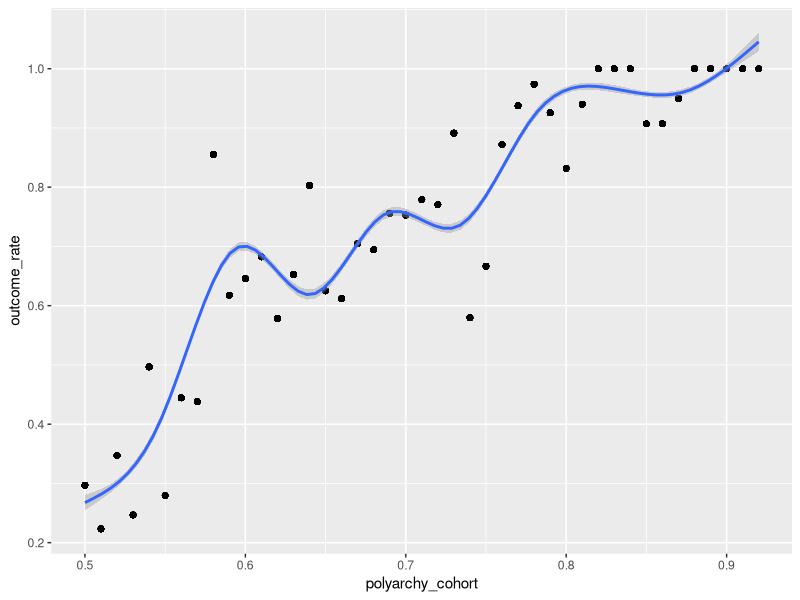
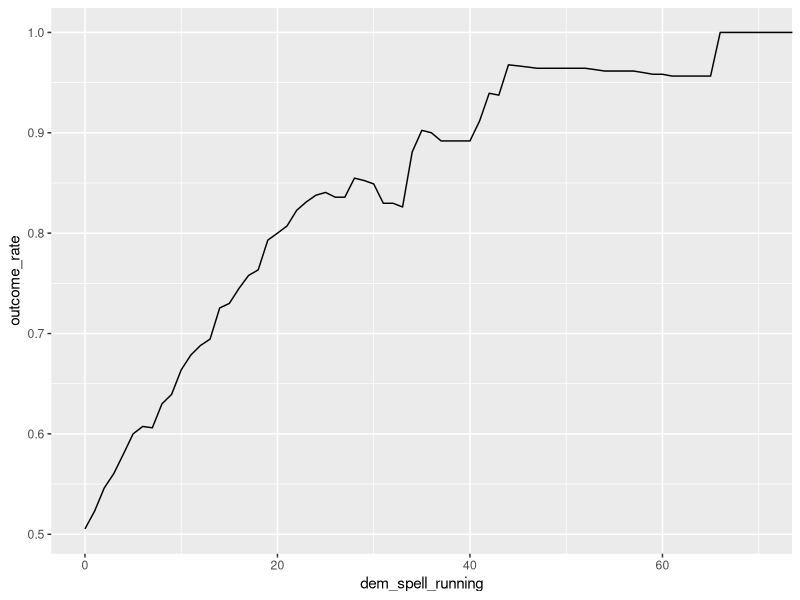
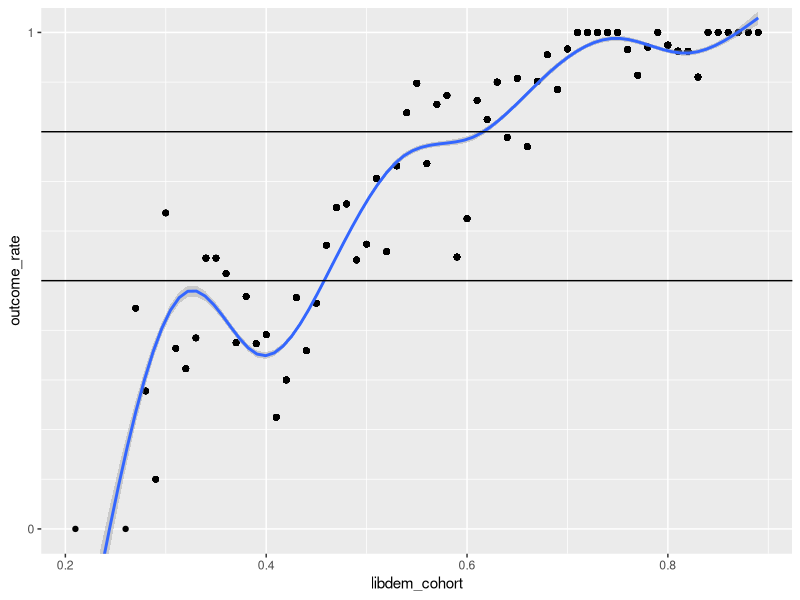
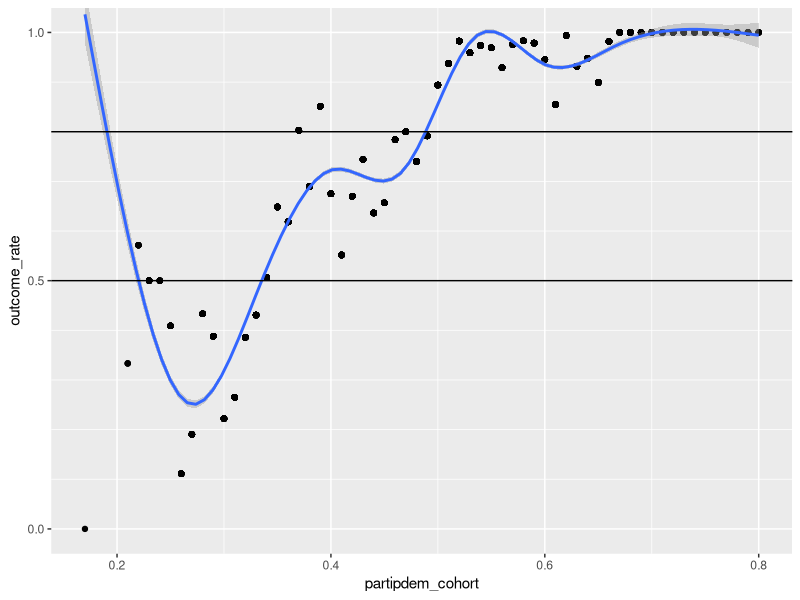
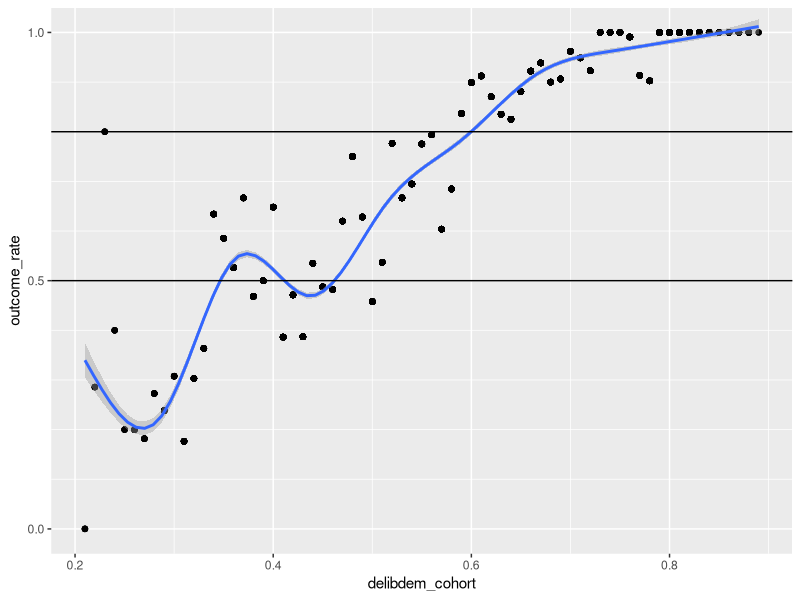
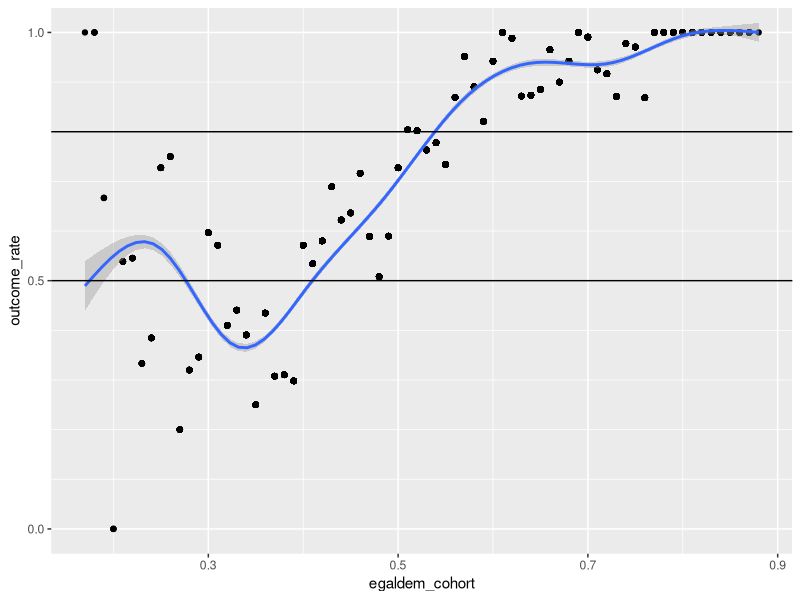

Here is the R script that generated these plots, in order:
setwd('C:/Tony/git_workspace/democratic_erosion')
#setwd('C:/Tony/Political Science MA/_thesis/quantitative work - backup copy/democratic_erosion')

#load libraries
library(tidyverse)

#load and shape data ----

##regime type data from V-Dem - one row per country year 
#vdem <- read_csv('./data/V-Dem-CY-Full+Others-v11.1.csv')

##trim to a manageable file size by selecting only relevent variables
#vdem <- vdem %>% select(country_name, country_text_id, year, COWcode,
#                        v2x_polyarchy, v2x_libdem, v2x_partipdem, v2x_delibdem, v2x_egaldem,
#                        v2xnp_client, v2elvotbuy, v2dlencmps, v2psprlnks, v2x_elecreg,
#                        v2smonex, v2smmefra, v2smgovdom, v2smpardom, v2smfordom, 
#                        v2cacamps, v2smpolsoc, v2smpolhate,
#                        e_migdpgro, e_migdppc,
#                        e_mipopula, e_miurbani,
#                        e_total_fuel_income_pc, e_total_resources_income_pc)

#write_csv(vdem, file = './data/vdem_trimmed.csv')

vdem <- read_csv('./data/vdem_trimmed.csv')

vdem <- vdem %>% filter(!is.na(v2x_polyarchy))

skimr::skim(vdem)

#set arbitrary thresholds
dem_threshold = 0.5
survival_threshold = 0.8

#identify consolidated democracies ----

##label democratization and autocratization, which define spells
 ###create empty variables
vdem$democratize <- as.logical(NA)
vdem$autocratize <- as.logical(NA)
vdem$first_appear <- as.logical(FALSE)
 
 ###loop over every country-year
for (i in seq_along(vdem$year)){
  #if no entry for the country in the prior year, label first year and skip to next country-year
  if (length(vdem$v2x_polyarchy[vdem$country_name == vdem$country_name[i] & vdem$year == (vdem$year[i] - 1)]) == 0) vdem$first_appear[i] <- TRUE
  if (vdem$first_appear[i] == TRUE) next
  
  #otherwise, identify the polyarchy score for the same country in the preceding year
  pre1_polyarchy <- vdem %>%
    filter(country_name == vdem$country_name[i] & year == (vdem$year[i] - 1)) %>%
    pull(v2x_polyarchy)
  
  #call it democratization if a country is a democracy this year and was not in prior year
  vdem$democratize[i] <- 
    case_when(pre1_polyarchy >= dem_threshold ~ FALSE,
              vdem$v2x_polyarchy[i] >= dem_threshold ~ TRUE,
              TRUE ~ FALSE
              )
  
  #call it autocratization if a country is an autocracy this year and was not in prior year
  vdem$autocratize[i] <- 
    case_when(pre1_polyarchy < dem_threshold ~ FALSE,
              vdem$v2x_polyarchy[i] < dem_threshold ~ TRUE,
              TRUE ~ FALSE
    )
}

 ###for countries first appearing in data, determine whether democratized 
vdem$democratize <- if_else(vdem$first_appear == TRUE,
                            if_else(vdem$v2x_polyarchy >= dem_threshold,
                                    TRUE,
                                    FALSE),
                            vdem$democratize)
summary(vdem$democratize)

 ###for countries first appearing in data, determine whether autocratized 
vdem$autocratize <- if_else(vdem$first_appear == TRUE,
                            if_else(vdem$v2x_polyarchy < dem_threshold,
                                    TRUE,
                                    FALSE),
                            vdem$autocratize)
summary(vdem$autocratize)

##identify beginning of each democratic spell
vdem$dem_spell_start <- as.numeric(NA)
 #loop over every country-year
for (i in seq_along(vdem$year)){
 #ignore autocracies
 if (vdem$v2x_polyarchy[i] < dem_threshold) next
 #recognize democratization years as their own spell starts
 if (vdem$democratize[i] == TRUE) vdem$dem_spell_start[i] <- vdem$year[i]
 if (vdem$democratize[i] == TRUE) next

 vdem$dem_spell_start[i] <- vdem %>%
   filter(country_name == vdem$country_name[i] &
            vdem$year < vdem$year[i] & 
            vdem$democratize == TRUE) %>%
   summarize(dem_spell_start = max(year)) %>%
   pull(dem_spell_start)
}

summary(vdem$dem_spell_start)

##name democratic spells
vdem$dem_spell_name <- if_else(is.na(vdem$dem_spell_start),
                               as.character(NA),
                               paste(vdem$country_name, as.character(vdem$dem_spell_start)))

 ###check that every democratic country year is labeled with a spell start
sum(!is.na(vdem$dem_spell_start)) == sum(vdem$v2x_polyarchy >= dem_threshold)

##identify prior peak polyarchy within same democratic spell
vdem$dem_spell_peak = as.numeric(NA)
 ###loop over every country year
for (i in seq_along(vdem$year)){
  ###ignore autocracies
  if(is.na(vdem$dem_spell_start[i])) next
  ###examine polyarchy scores from each year during democratic spell, record highest
  vdem$dem_spell_peak[i] <- vdem %>% 
    filter(country_name == vdem$country_name[i] &
             year >= vdem$dem_spell_start[i] &
             year <= vdem$year[i]) %>% 
    summarize(peak_polyarchy = max(v2x_polyarchy), na.rm = TRUE) %>%
    pull(peak_polyarchy)
}
summary(vdem$dem_spell_peak)

##record running tally of length of democracy spell
vdem$dem_spell_running <- vdem$year - vdem$dem_spell_start

##identify eventual outcome of each democracy spell
vdem$dem_spell_outcome <- as.character(NA)

for (i in seq_along(vdem$year)){
vdem$dem_spell_outcome[i] <- 
  if_else(vdem$v2x_polyarchy[i] >= dem_threshold,
          if_else(sum(vdem$autocratize[vdem$country_name == vdem$country_name[i] & vdem$year >= vdem$year[i]]) > 0,
                  'autocracy',
                  'democracy'),
          as.character(NA))
}
vdem$dem_spell_outcome <- as.factor(vdem$dem_spell_outcome)
summary(vdem$dem_spell_outcome)

##identify reasonable thresholds for consolidation
###chart outcomes by polyarchy height
vdem %>% filter(v2x_polyarchy >= dem_threshold) %>%
  group_by(polyarchy_cohort = round(v2x_polyarchy, digits = 2)) %>%
  mutate(outcome_rate = sum(dem_spell_outcome == 'democracy') / n()) %>%
  ggplot(aes(x = polyarchy_cohort, y = outcome_rate))+
  geom_point()+
  geom_smooth()

###calculate minimum polyarchy to predict survival above threshold
height_threshold <- vdem %>% 
  filter(v2x_polyarchy >= dem_threshold) %>%
  group_by(polyarchy_cohort = round(v2x_polyarchy, digits = 2)) %>%
  summarize(outcome_rate = sum(dem_spell_outcome == 'democracy') / n()) %>%
  filter(outcome_rate < survival_threshold) %>%
  summarize(last_cohort = max(polyarchy_cohort)) %>%
  pull(last_cohort) + 0.01
  
###chart outcome by democracy spell length
vdem %>% filter(v2x_polyarchy >= dem_threshold) %>%
  group_by(dem_spell_running) %>%
  mutate(outcome_rate = sum(dem_spell_outcome == 'democracy') / n()) %>%
  ggplot(aes(x = dem_spell_running, y = outcome_rate))+
  geom_line()+
  coord_cartesian(xlim = c(0,70))

###confirm that just over half of all democracy spells lasted
vdem %>% filter(dem_spell_running == 0) %>%
  summarize(count = n(), 
            stayed_democracies = sum(dem_spell_outcome == 'democracy'),
            survival_rate = stayed_democracies/count)

###calculate minimum spell length to predict survival above threshold
length_threshold <- vdem %>% 
  filter(v2x_polyarchy >= dem_threshold) %>%
  group_by(dem_spell_running) %>%
  summarize(outcome_rate = sum(dem_spell_outcome == 'democracy') / n()) %>%
  filter(outcome_rate < survival_threshold) %>%
  summarize(last_cohort = max(dem_spell_running)) %>%
  pull(last_cohort) + 1

###compare vdem high level indexes
 ###the four other varieties of democracy tend to score lower than polyarchy
vdem %>% filter(v2x_polyarchy >= dem_threshold) %>% 
  summarize(polyarchy = mean(v2x_polyarchy),
            liberal = mean(v2x_libdem, na.rm = TRUE),
            participatory = mean(v2x_partipdem, na.rm = TRUE),
            deliberative = mean(v2x_delibdem, na.rm = TRUE),
            egalitarian = mean(v2x_egaldem, na.rm = TRUE))

vdem %>% filter(v2x_polyarchy >= dem_threshold) %>%
  group_by(libdem_cohort = round(v2x_libdem, digits = 2)) %>%
  mutate(outcome_rate = sum(dem_spell_outcome == 'democracy') / n()) %>%
  ggplot(aes(x = libdem_cohort, y = outcome_rate))+
  geom_point()+
  geom_smooth()+
  coord_cartesian(ylim = c(0,1))+
  scale_y_continuous(minor_breaks = seq(from = 0, to = 1, by = 0.1),
                     breaks = c(0,1))+
  geom_hline(yintercept = 0.5)+
  geom_hline(yintercept = 0.8)

vdem %>% filter(v2x_polyarchy >= dem_threshold) %>%
  group_by(partipdem_cohort = round(v2x_partipdem, digits = 2)) %>%
  mutate(outcome_rate = sum(dem_spell_outcome == 'democracy') / n()) %>%
  ggplot(aes(x = partipdem_cohort, y = outcome_rate))+
  geom_point()+
  geom_smooth()+
  coord_cartesian(ylim = c(0,1))+
  scale_y_continuous(minor_breaks = seq(from = 0, to = 1, by = 0.1),
                     breaks = c(0,0.5,1))+
  geom_hline(yintercept = 0.5)+
  geom_hline(yintercept = 0.8)

vdem %>% filter(v2x_polyarchy >= dem_threshold) %>%
  group_by(delibdem_cohort = round(v2x_delibdem, digits = 2)) %>%
  mutate(outcome_rate = sum(dem_spell_outcome == 'democracy') / n()) %>%
  ggplot(aes(x = delibdem_cohort, y = outcome_rate))+
  geom_point()+
  geom_smooth()+
  coord_cartesian(ylim = c(0,1))+
  scale_y_continuous(minor_breaks = seq(from = 0, to = 1, by = 0.1),
                     breaks = c(0,0.5,1))+
  geom_hline(yintercept = 0.5)+
  geom_hline(yintercept = 0.8)

vdem %>% filter(v2x_polyarchy >= dem_threshold) %>%
  group_by(egaldem_cohort = round(v2x_egaldem, digits = 2)) %>%
  mutate(outcome_rate = sum(dem_spell_outcome == 'democracy') / n()) %>%
  ggplot(aes(x = egaldem_cohort, y = outcome_rate))+
  geom_point()+
  geom_smooth()+
  coord_cartesian(ylim = c(0,1))+
  scale_y_continuous(minor_breaks = seq(from = 0, to = 1, by = 0.1),
                     breaks = c(0,0.5,1))+
  geom_hline(yintercept = 0.5)+
  geom_hline(yintercept = 0.8)

###calculate survival rate for democracies scoring well on all indexes
vdem %>% filter(v2x_polyarchy >= dem_threshold) %>%
  group_by(v2x_libdem >= dem_threshold &
             v2x_partipdem >= dem_threshold & 
             v2x_delibdem >= dem_threshold & 
             v2x_egaldem >= dem_threshold) %>%
  summarize(count = n(), 
            stayed_democracies = sum(dem_spell_outcome == 'democracy'),
            success_rate = stayed_democracies/count)

####list all democratic spells that ever crossed all thresholds in same year
broad_dem_spell_list <- vdem %>% 
  filter(v2x_polyarchy >= dem_threshold,
         v2x_libdem >= dem_threshold &
           v2x_partipdem >= dem_threshold & 
           v2x_delibdem >= dem_threshold & 
           v2x_egaldem >= dem_threshold) %>%
  distinct(dem_spell_name) %>%
  pull(dem_spell_name)

####calculate survival rate predicted by whether broad democracy
vdem %>% filter(v2x_polyarchy >= dem_threshold) %>%
  distinct(dem_spell_name, .keep_all = TRUE)  %>%
  group_by(broad_dem = dem_spell_name %in% broad_dem_spell_list) %>%
  summarize(stayed_democratic = sum(dem_spell_outcome == 'democracy'),
            count = n(),
            survival_rate = stayed_democratic / count)

####repeat process using individual thresholds predicting 80% survival
 ####results are not very different - similar split of cases
high_broad_dem_spell_list <- vdem %>% 
  filter(v2x_polyarchy >= 0.76,
         v2x_libdem >= 0.61 &
           v2x_partipdem >= 0.50 & 
           v2x_delibdem >= 0.59 & 
           v2x_egaldem >= 0.56) %>%
  distinct(dem_spell_name) %>%
  pull(dem_spell_name)

vdem %>% filter(v2x_polyarchy >= dem_threshold) %>%
  distinct(dem_spell_name, .keep_all = TRUE)  %>%
  group_by(high_broad_dem = dem_spell_name %in% high_broad_dem_spell_list) %>%
  summarize(stayed_democratic = sum(dem_spell_outcome == 'democracy'),
            count = n(),
            survival_rate = stayed_democratic / count)

##label each country-year as consolidated or not
###...operationalizing consolidation by democracy spell length
vdem$consolidated_long <- case_when(vdem$v2x_polyarchy < dem_threshold ~ as.logical(NA),
                                    vdem$dem_spell_running >= length_threshold ~ TRUE,
                                    TRUE ~ FALSE)
summary(vdem$consolidated_long)

###...operationalizing consolidation by polyarchy height
vdem$consolidated_high <- case_when(vdem$v2x_polyarchy < dem_threshold ~ as.logical(NA),
                                    vdem$v2x_polyarchy >= height_threshold ~ TRUE,
                                    TRUE ~ FALSE)
summary(vdem$consolidated_high)

###...operationalizing consolidation by varietal breadth
vdem$consolidated_broad <- case_when(vdem$v2x_polyarchy < dem_threshold ~ as.logical(NA),
                                     (vdem$v2x_libdem >= dem_threshold &
                                        vdem$v2x_partipdem >= dem_threshold & 
                                        vdem$v2x_delibdem >= dem_threshold & 
                                        vdem$v2x_egaldem >= dem_threshold) ~ TRUE,
                                     TRUE ~ FALSE)
summary(vdem$consolidated_broad)

###examine overlap among consolidation measures
vdem %>% select(consolidated_long, consolidated_high, consolidated_broad) %>%
  na.omit() %>% 
  cor()

##how to identify consolidation? 
 ##minimum polyarchy threshold? perhaps look for discontinuities in polyarchy peak among all that ever eroded.
  ###polyarchy score of 0.76 predicts better than 80% chance of surviving
  ###polyarchy score of 0.58 predicts better than 50% chance of surviving
 ##longevity threshold, perhaps empirically derived from survival distribution?
  ###20 years predicts at least 80% chance of surviving
  ###0 years predicts better than 50% chance of surviving
 ##robust across multiple vdem high level indexes?
  ###libdem: 80% threshold is 0.61; 50% threshold is 0.46
  ###partipdem: 80% threshold is 0.50; 50% threshold is 0.34
  ###delibdem: 80% threshold is 0.59; 50% threshold is 0.51
  ###egaldem: 80% threshold is 0.56; 50% threshold is 0.40

 
 ##some combination?
 ##or come at it backwards, as requiring two-step erosion? would then be identifying a phenomenon, not a dependent variable.



##of consolidated pool, label whether later eroded

#test whether theorized factors predict later erosion ----

##clientelism

##information control

##polarization

##search for most telling time lag